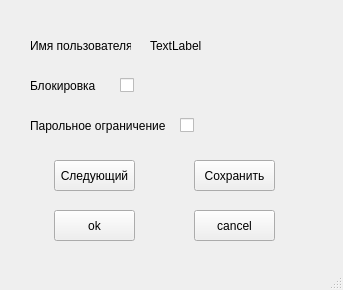
<?xml version="1.0" encoding="UTF-8"?>
<ui version="4.0">
 <class>MainWindow</class>
 <widget class="QMainWindow" name="MainWindow">
  <property name="geometry">
   <rect>
    <x>0</x>
    <y>0</y>
    <width>343</width>
    <height>290</height>
   </rect>
  </property>
  <property name="minimumSize">
   <size>
    <width>343</width>
    <height>290</height>
   </size>
  </property>
  <property name="maximumSize">
   <size>
    <width>343</width>
    <height>290</height>
   </size>
  </property>
  <property name="windowTitle">
   <string>MainWindow</string>
  </property>
  <widget class="QWidget" name="centralwidget">
   <widget class="QLabel" name="username">
    <property name="geometry">
     <rect>
      <x>150</x>
      <y>30</y>
      <width>131</width>
      <height>31</height>
     </rect>
    </property>
    <property name="autoFillBackground">
     <bool>true</bool>
    </property>
    <property name="styleSheet">
     <string notr="true"/>
    </property>
    <property name="text">
     <string>TextLabel</string>
    </property>
    <property name="wordWrap">
     <bool>false</bool>
    </property>
    <property name="margin">
     <number>1</number>
    </property>
   </widget>
   <widget class="QLabel" name="label_3">
    <property name="geometry">
     <rect>
      <x>30</x>
      <y>30</y>
      <width>101</width>
      <height>31</height>
     </rect>
    </property>
    <property name="text">
     <string>Имя пользователя</string>
    </property>
   </widget>
   <widget class="QLabel" name="label_4">
    <property name="geometry">
     <rect>
      <x>30</x>
      <y>70</y>
      <width>101</width>
      <height>31</height>
     </rect>
    </property>
    <property name="text">
     <string>Блокировка</string>
    </property>
   </widget>
   <widget class="QLabel" name="label_5">
    <property name="geometry">
     <rect>
      <x>30</x>
      <y>110</y>
      <width>141</width>
      <height>31</height>
     </rect>
    </property>
    <property name="text">
     <string>Парольное ограничение</string>
    </property>
   </widget>
   <widget class="QPushButton" name="butt_canc">
    <property name="geometry">
     <rect>
      <x>194</x>
      <y>210</y>
      <width>81</width>
      <height>31</height>
     </rect>
    </property>
    <property name="text">
     <string>cancel</string>
    </property>
   </widget>
   <widget class="QPushButton" name="butt_ok">
    <property name="geometry">
     <rect>
      <x>54</x>
      <y>210</y>
      <width>81</width>
      <height>31</height>
     </rect>
    </property>
    <property name="text">
     <string>ok</string>
    </property>
   </widget>
   <widget class="QPushButton" name="butt_next">
    <property name="geometry">
     <rect>
      <x>54</x>
      <y>160</y>
      <width>81</width>
      <height>31</height>
     </rect>
    </property>
    <property name="text">
     <string>Следующий</string>
    </property>
   </widget>
   <widget class="QPushButton" name="butt_save">
    <property name="geometry">
     <rect>
      <x>194</x>
      <y>160</y>
      <width>81</width>
      <height>31</height>
     </rect>
    </property>
    <property name="text">
     <string>Сохранить</string>
    </property>
   </widget>
   <widget class="QCheckBox" name="check_ban">
    <property name="geometry">
     <rect>
      <x>120</x>
      <y>70</y>
      <width>81</width>
      <height>31</height>
     </rect>
    </property>
    <property name="text">
     <string/>
    </property>
   </widget>
   <widget class="QCheckBox" name="check_password">
    <property name="geometry">
     <rect>
      <x>180</x>
      <y>110</y>
      <width>81</width>
      <height>31</height>
     </rect>
    </property>
    <property name="text">
     <string/>
    </property>
   </widget>
  </widget>
  <widget class="QStatusBar" name="statusbar"/>
 </widget>
 <resources/>
 <connections/>
</ui>
